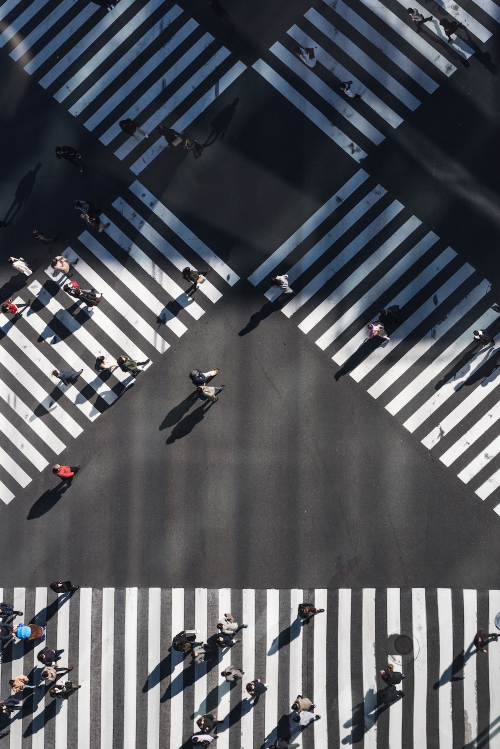
//> input picture week6/road.jpg, 1000 x 1498 px (shown at 1/2 size)
$ ./main   (built with g++ and OpenCV 4)
//> lines starting //> are read from the running program, lines starting //| are printed output that depends on the picture
//
//  main.cpp
//  week6
//
//  Created by 임성현 on 2020/04/28.
//  Copyright © 2020 임성현. All rights reserved.
//

#include <iostream>
#include <opencv2/opencv.hpp>

using namespace std;
using namespace cv;

void print_vectorInfo(string v_name, vector<int> v);
void ex00();
void ex01();
void ex02();
void ex03();


int main(int argc, const char * argv[]) {

    ex03();
    return 0;
}

// [63 lines left out: functions print_vectorInfo, ex00, ex01, ex02, not called in this run]

void ex03() {
    Mat img = imread("/Users/seonghyeon/Desktop/xCode/opencv/opencv/week6/road.jpg", IMREAD_GRAYSCALE);
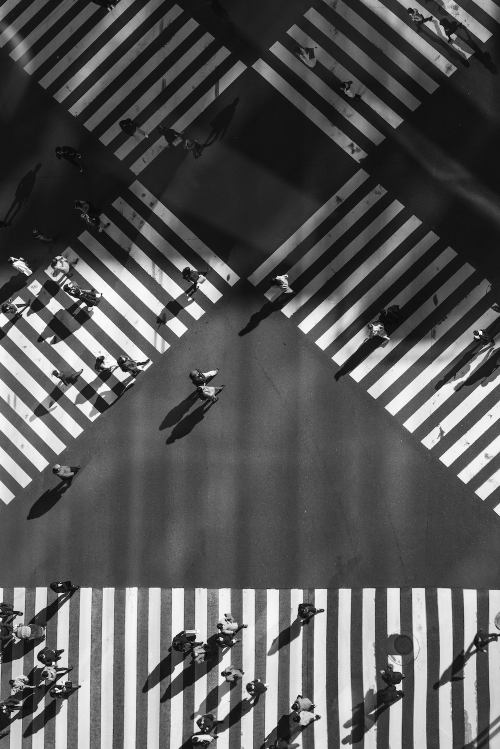
//> img: 1498 rows x 1000 cols, CV_8UC1 (shown at 1/2 size); min 0, max 255, mean 86.4

    Range r_row(300, 1200), r_col(300, 800);

    Mat roi = img(r_row, r_col);
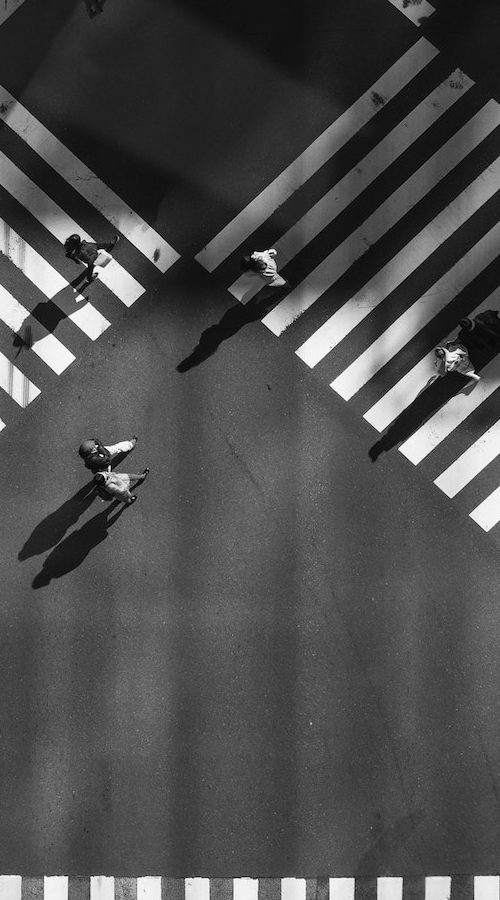
//> roi: 900 rows x 500 cols, CV_8UC1; min 0, max 255, mean 76.5

    for (int i = 0; i < roi.rows; i++) {
        for (int j = 0; j < roi.cols; j++) {
            roi.at<uchar>(i, j) += 50;
        }
    }
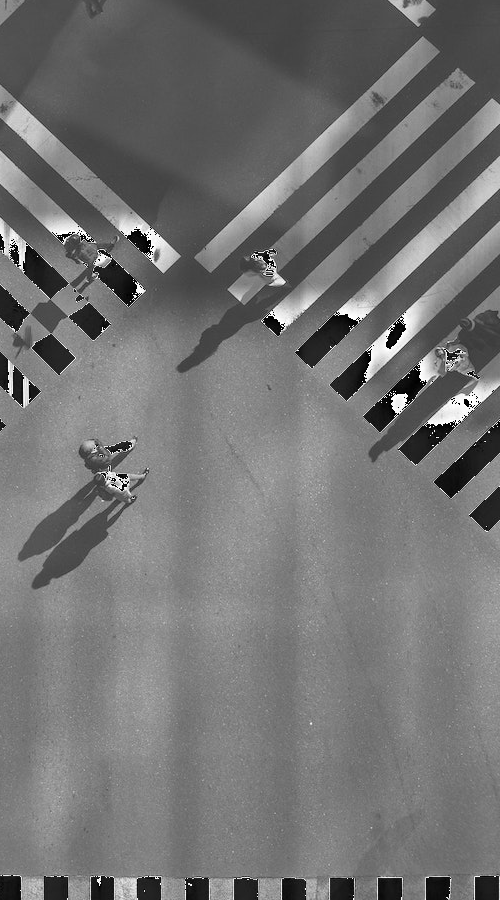
//> roi: 900 rows x 500 cols, CV_8UC1; min 0, max 255, mean 114.8
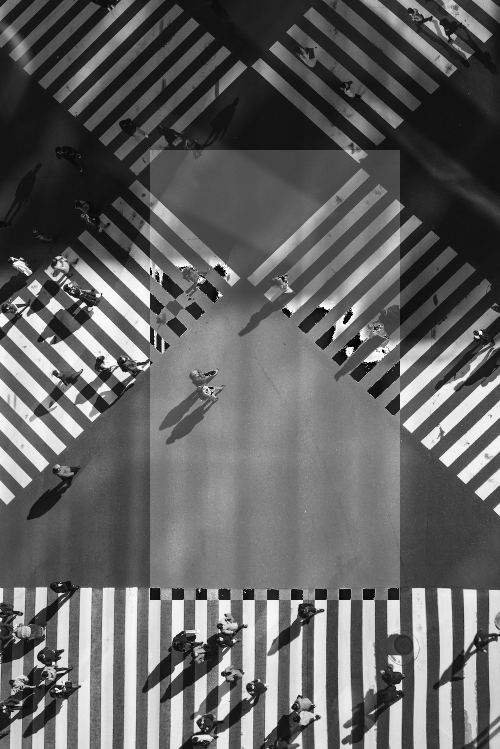
//> img: 1498 rows x 1000 cols, CV_8UC1 (shown at 1/2 size); min 0, max 255, mean 97.9

    cout << roi << endl;
//> (printed output is left out)

    imshow("image", img);
    waitKey(0);
}
